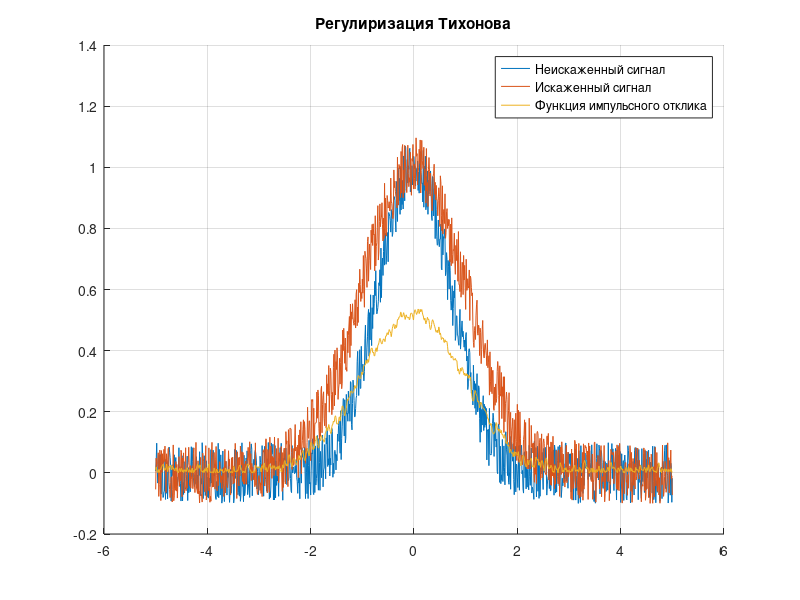

MATLAB code for this plot:
function lab07()
  step = 0.01;
  half_range = 5;
  x = -half_range:step:half_range;

  A = 1;
  sigma1 = 1;
  sigma2 = sqrt(2);

  u1 = gauss(x, sigma1, A);
  u2 = gauss(x, sigma2, A);

  v1 = fft(u1);
  v2 = fft(u2);

  error = 0.1;
  xiD = unifrnd(-error, error, 1, length(x));
  xiE = unifrnd(-error, error, 1, length(x));
  delta = std(xiD);
  epsilon = std(xiE);

  filt = tikhonov_filter(v1, v2, step, 2 * half_range, delta, epsilon);
  result = abs(ifft(fft(u2+xiE) .* filt));

  graph(1, 1, 1, x, [u1+xiD; u2+xiE; result],
        [
         "Неискаженный сигнал";
         "Искаженный сигнал";
         "Функция импульсного отклика"],
        "Регулиризация Тихонова");
end

function u = gauss(x, sigma, A)
  u = A * exp(- (x / sigma).^2);
end

function rho = residual(alpha, v1, v2, deltaX, T, delta, epsilon)
  N = length(v1);
  m = 0:N-1;
  coef = deltaX / N;
  const = 1 + (2 * pi * m / T).^2;
  denominator = (abs(v2).^2 * deltaX^2 + alpha .* const).^2;
  gamma = coef * sum(abs(v2).^2 * deltaX^2 .* abs(v1).^2 .* const ./ denominator, 2);
  beta = coef * sum(alpha.^2 * const .* abs(v1).^2 ./ denominator, 2);
  rho = beta - (delta - epsilon * sqrt(gamma))^2;
end

function h = tikhonov_filter(v1, v2, deltaX, T, delta, epsilon)
  N = length(v1);
  m = 0:N-1;
  coef = deltaX / N;
  const = 1 + (2 * pi * m / T).^2;
  rho = @(alpha) residual(alpha, v1, v2, deltaX, T, delta, epsilon);
  alpha = fzero(rho, [0, 1]);
  h = 0:length(v1)-1;
  for k = 1:length(h)
    h(k) = coef * sum(exp(2 * pi * I * k .* m / length(v1)) .* v1 .* conj(v2)
           ./ (abs(v2).^2 .* deltaX^2 + alpha * const), 2);
  endfor
end

function graph(rows, columns, num, x, us, lbls, title_string)
  subplot(rows, columns, num);
  title(title_string);
  hold on;
  grid on;
  for signal = us'
    plot(x, signal);
  endfor
  legend(lbls);
end
